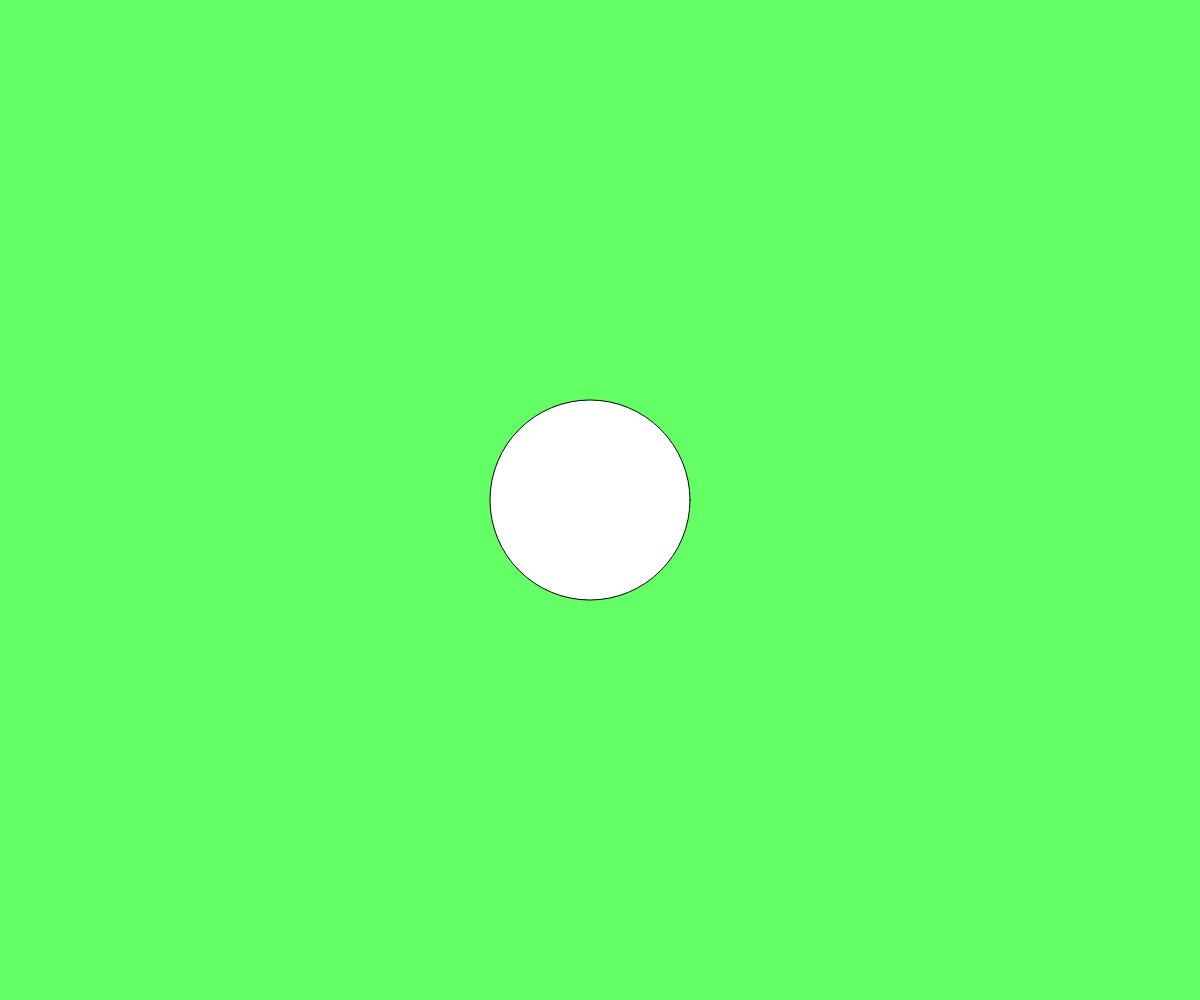
Frame 1 (no input)
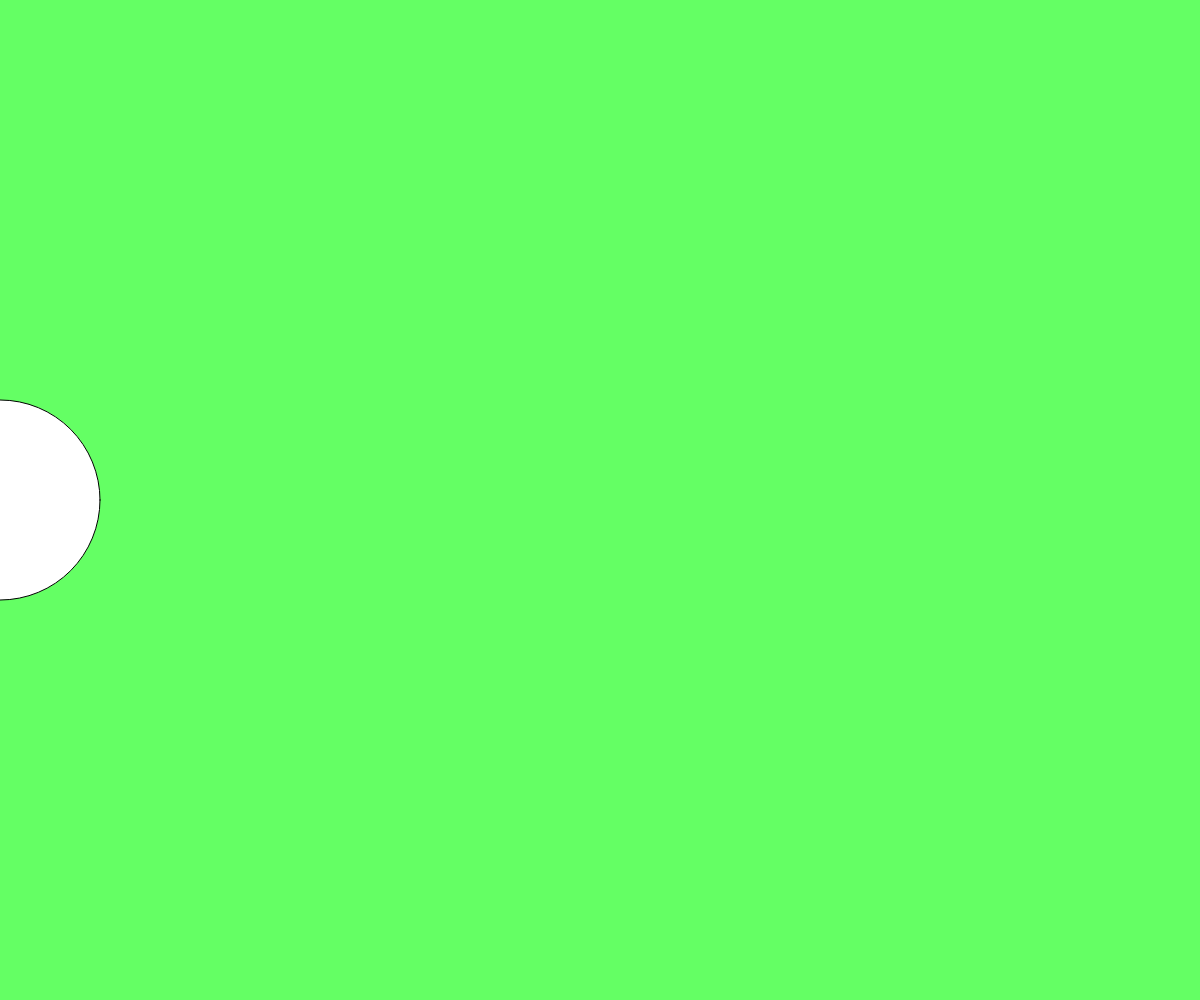
Frame 60 (no input)
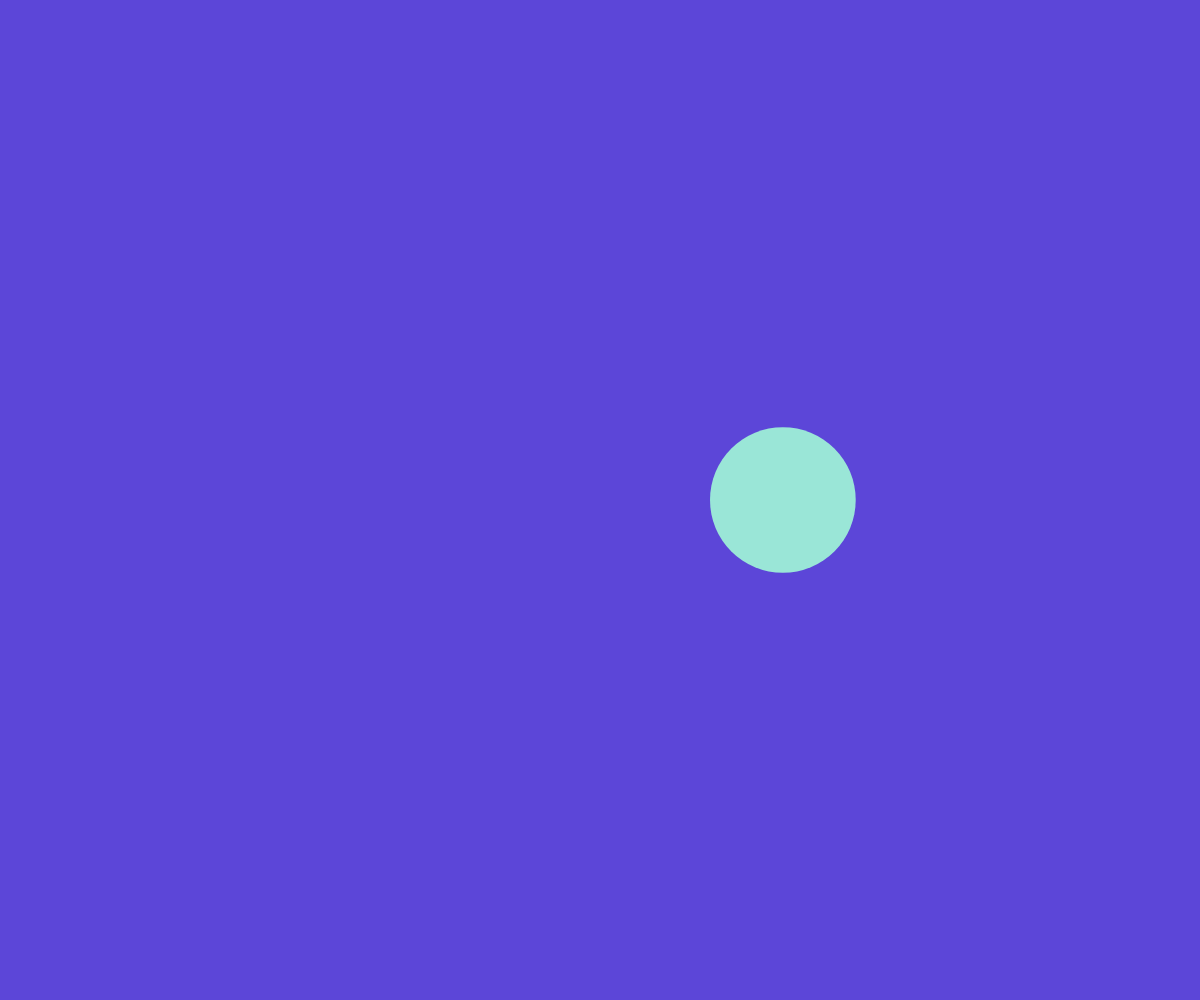
Frame 120 (the mouse pressed at the canvas centre since frame 60)

The p5.js sketch that drew these frames (run headless with seeded random() and noise() and a simulated clock; from frame 60 on, the mouse is pressed at the canvas centre):

// p5.js sketch
// ── sketch.js
let posX;
let posY;
let diametro = 200;
let radio = diametro / 2;
let colorDeFondo;
let vel = 10;

function setup() {
  createCanvas(windowWidth, windowHeight);
  posX = windowWidth / 2;
  posY = windowHeight / 2;
  // frameRate(10);
  colorDeFondo = color(100, 255, 100);
}

function draw() {
  background(colorDeFondo);
  posX -= vel;

  if (posX < -radio) {
    diametro = random(10, 200);
    radio = diametro / 2;
    colorDeFondo = color(random(50, 255), 70, random(100, 255));
    // colorDeFondo.saturation(0.7);
    posX = windowWidth + radio;
    fill(random(100, 255), 230, random(50, 255));
    noStroke();
  }

  circle(posX, posY, diametro);
  print(posX);
}
